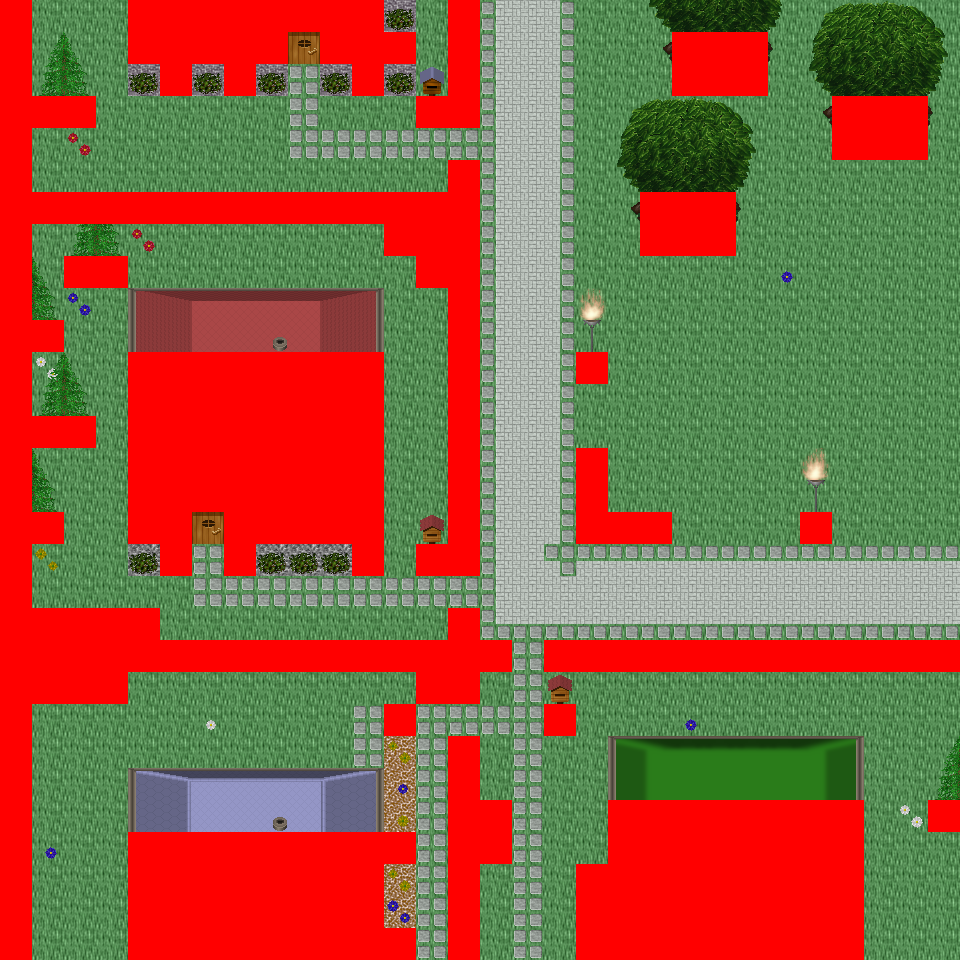

This is a level from a 2D game, rendered from its Tiled map with the project's own tilesets. A one-line summary and the map file follow, with tile-layer data summarised:
An orthogonal 30x30 tile map with 32x32 px tiles, 6 tile layers (Ground, Object, Object2, Above, ...), 60 tilesets and 10 objects (10x mapExit).

<map version="1.0" orientation="orthogonal" renderorder="right-down" width="30" height="30" tilewidth="32" tileheight="32" nextobjectid="11">
  <tileset firstgid="1" name="tileset_logic_collision" tilewidth="32" tileheight="32" tilecount="1" columns="1">
    <image source="../drawable/tileset_logic_collision.png" width="32" height="32" />
  </tileset>
  <tileset firstgid="2" name="tileset_building_decoration_orbpedestal" tilewidth="32" tileheight="32" tilecount="2" columns="1">
    <image source="../drawable/tileset_building_decoration_orbpedestal.png" width="32" height="64" />
  </tileset>
  <tileset firstgid="4" name="tileset_building_decoration_chimney" tilewidth="32" tileheight="32" tilecount="2" columns="1">
    <image source="../drawable/tileset_building_decoration_chimney.png" width="32" height="64" />
  </tileset>
  <tileset firstgid="6" name="tileset_item_statue_fairypool" tilewidth="32" tileheight="32" tilecount="16" columns="2">
    <image source="../drawable/tileset_item_statue_fairypool.png" width="64" height="256" />
  </tileset>
  <tileset firstgid="22" name="tileset_building_decoration_stone_details" tilewidth="32" tileheight="32" tilecount="4" columns="2">
    <image source="../drawable/tileset_building_decoration_stone_details.png" width="64" height="64" />
  </tileset>
  <tileset firstgid="26" name="tileset_building_door_closed" tilewidth="32" tileheight="32" tilecount="1" columns="1">
    <image source="../drawable/tileset_building_door_closed.png" width="32" height="32" />
  </tileset>
  <tileset firstgid="27" name="tileset_building_door_door" tilewidth="32" tileheight="32" tilecount="6" columns="3">
    <image source="../drawable/tileset_building_door_door.png" width="96" height="64" />
  </tileset>
  <tileset firstgid="33" name="tileset_building_fence_fence_chunky" tilewidth="32" tileheight="32" tilecount="21" columns="3">
    <image source="../drawable/tileset_building_fence_fence_chunky.png" width="96" height="224" />
  </tileset>
  <tileset firstgid="54" name="tileset_building_roof_blue" tilewidth="32" tileheight="32" tilecount="20" columns="5">
    <image source="../drawable/tileset_building_roof_blue.png" width="160" height="128" />
  </tileset>
  <tileset firstgid="74" name="tileset_building_roof_green" tilewidth="32" tileheight="32" tilecount="20" columns="5">
    <image source="../drawable/tileset_building_roof_green.png" width="160" height="128" />
  </tileset>
  <tileset firstgid="94" name="tileset_building_roof_red" tilewidth="32" tileheight="32" tilecount="20" columns="5">
    <image source="../drawable/tileset_building_roof_red.png" width="160" height="128" />
  </tileset>
  <tileset firstgid="114" name="tileset_building_roof_red2" tilewidth="32" tileheight="32" tilecount="20" columns="5">
    <image source="../drawable/tileset_building_roof_red2.png" width="160" height="128" />
  </tileset>
  <tileset firstgid="134" name="tileset_building_roof_roof_borders" tilewidth="32" tileheight="32" tilecount="9" columns="3">
    <image source="../drawable/tileset_building_roof_roof_borders.png" width="96" height="96" />
  </tileset>
  <tileset firstgid="143" name="tileset_building_roof_yellow" tilewidth="32" tileheight="32" tilecount="20" columns="5">
    <image source="../drawable/tileset_building_roof_yellow.png" width="160" height="128" />
  </tileset>
  <tileset firstgid="163" name="tileset_building_window_window_long" tilewidth="32" tileheight="32" tilecount="3" columns="3">
    <image source="../drawable/tileset_building_window_window_long.png" width="96" height="32" />
  </tileset>
  <tileset firstgid="166" name="tileset_ground_cobbled_paving" tilewidth="32" tileheight="32" tilecount="1" columns="1">
    <image source="../drawable/tileset_ground_cobbled_paving.png" width="32" height="32" />
  </tileset>
  <tileset firstgid="167" name="tileset_ground_gravel" tilewidth="32" tileheight="32" tilecount="1" columns="1">
    <image source="../drawable/tileset_ground_gravel.png" width="32" height="32" />
  </tileset>
  <tileset firstgid="168" name="tileset_ground_stone_floors" tilewidth="32" tileheight="32" tilecount="6" columns="3">
    <image source="../drawable/tileset_ground_stone_floors.png" width="96" height="64" />
  </tileset>
  <tileset firstgid="174" name="tileset_ground_ground" tilewidth="32" tileheight="32" tilecount="33" columns="3">
    <image source="../drawable/tileset_ground_ground.png" width="96" height="352" />
  </tileset>
  <tileset firstgid="207" name="tileset_plant_bush_various_small" tilewidth="32" tileheight="32" tilecount="9" columns="3">
    <image source="../drawable/tileset_plant_bush_various_small.png" width="96" height="96" />
  </tileset>
  <tileset firstgid="216" name="tileset_plant_flower_daisy_blue" tilewidth="32" tileheight="32" tilecount="8" columns="2">
    <image source="../drawable/tileset_plant_flower_daisy_blue.png" width="64" height="128" />
  </tileset>
  <tileset firstgid="224" name="tileset_plant_flower_daisy_red" tilewidth="32" tileheight="32" tilecount="8" columns="2">
    <image source="../drawable/tileset_plant_flower_daisy_red.png" width="64" height="128" />
  </tileset>
  <tileset firstgid="232" name="tileset_plant_flower_daisy_white" tilewidth="32" tileheight="32" tilecount="8" columns="2">
    <image source="../drawable/tileset_plant_flower_daisy_white.png" width="64" height="128" />
  </tileset>
  <tileset firstgid="240" name="tileset_plant_flower_daisy_yellow" tilewidth="32" tileheight="32" tilecount="8" columns="2">
    <image source="../drawable/tileset_plant_flower_daisy_yellow.png" width="64" height="128" />
  </tileset>
  <tileset firstgid="248" name="tileset_plant_tree_spruce" tilewidth="32" tileheight="32" tilecount="6" columns="2">
    <image source="../drawable/tileset_plant_tree_spruce.png" width="64" height="96" />
  </tileset>
  <tileset firstgid="254" name="tileset_item_pot_pot_purple" tilewidth="32" tileheight="32" tilecount="1" columns="1">
    <image source="../drawable/tileset_item_pot_pot_purple.png" width="32" height="32" />
  </tileset>
  <tileset firstgid="255" name="tileset_item_pot_pot_tall" tilewidth="32" tileheight="32" tilecount="2" columns="1">
    <image source="../drawable/tileset_item_pot_pot_tall.png" width="32" height="64" />
  </tileset>
  <tileset firstgid="257" name="tileset_item_pot_small_barrel" tilewidth="32" tileheight="32" tilecount="2" columns="1">
    <image source="../drawable/tileset_item_pot_small_barrel.png" width="32" height="64" />
  </tileset>
  <tileset firstgid="259" name="tileset_item_postbox" tilewidth="32" tileheight="32" tilecount="4" columns="2">
    <image source="../drawable/tileset_item_postbox.png" width="64" height="64" />
  </tileset>
  <tileset firstgid="263" name="tileset_furniture_chair_wooden_pale" tilewidth="32" tileheight="32" tilecount="4" columns="2">
    <image source="../drawable/tileset_furniture_chair_wooden_pale.png" width="64" height="64" />
  </tileset>
  <tileset firstgid="267" name="tileset_furniture_table_wooden" tilewidth="32" tileheight="32" tilecount="1" columns="1">
    <image source="../drawable/tileset_furniture_table_wooden.png" width="32" height="32" />
  </tileset>
  <tileset firstgid="268" name="tileset_furniture_table_brick_base" tilewidth="32" tileheight="32" tilecount="3" columns="3">
    <image source="../drawable/tileset_furniture_table_brick_base.png" width="96" height="32" />
  </tileset>
  <tileset firstgid="271" name="tileset_furniture_light_iron_lamp" tilewidth="32" tileheight="32" tilecount="3" columns="1">
    <image source="../drawable/tileset_furniture_light_iron_lamp.png" width="32" height="96" />
  </tileset>
  <tileset firstgid="274" name="tileset_furniture_light_flames" tilewidth="32" tileheight="32" tilecount="6" columns="6">
    <image source="../drawable/tileset_furniture_light_flames.png" width="192" height="32" />
  </tileset>
  <tileset firstgid="280" name="tileset_furniture_sink_dark_side_on" tilewidth="32" tileheight="32" tilecount="6" columns="3">
    <image source="../drawable/tileset_furniture_sink_dark_side_on.png" width="96" height="64" />
  </tileset>
  <tileset firstgid="286" name="tileset_ground_grass_corners" tilewidth="32" tileheight="32" tilecount="24" columns="6">
    <image source="../drawable/tileset_ground_grass_corners.png" width="192" height="128" />
  </tileset>
  <tileset firstgid="310" name="tileset_ground_grass_edges" tilewidth="32" tileheight="32" tilecount="36" columns="12">
    <image source="../drawable/tileset_ground_grass_edges.png" width="384" height="96" />
  </tileset>
  <tileset firstgid="346" name="tileset_plant_tree_tree_fluffy" tilewidth="32" tileheight="32" tilecount="12" columns="4">
    <image source="../drawable/tileset_plant_tree_tree_fluffy.png" width="128" height="96" />
  </tileset>
  <tileset firstgid="358" name="tileset_ground_water_dungeon_water" tilewidth="32" tileheight="32" tilecount="30" columns="3">
    <image source="../drawable/tileset_ground_water_dungeon_water.png" width="96" height="320" />
  </tileset>
  <tileset firstgid="388" name="tileset_furniture_table_wooden_rectangular" tilewidth="32" tileheight="32" tilecount="9" columns="3">
    <image source="../drawable/tileset_furniture_table_wooden_rectangular.png" width="96" height="96" />
  </tileset>
  <tileset firstgid="397" name="tileset_item_statue_metal_and_stone" tilewidth="32" tileheight="32" tilecount="6" columns="3">
    <image source="../drawable/tileset_item_statue_metal_and_stone.png" width="96" height="64" />
  </tileset>
  <tileset firstgid="403" name="tileset_ground_fire_fire" tilewidth="32" tileheight="32" tilecount="27" columns="3">
    <image source="../drawable/tileset_ground_fire_fire.png" width="96" height="288" />
  </tileset>
  <tileset firstgid="430" name="tileset_furniture_table_bench" tilewidth="32" tileheight="32" tilecount="3" columns="3">
    <image source="../drawable/tileset_furniture_table_bench.png" width="96" height="32" />
  </tileset>
  <tileset firstgid="433" name="tileset_plant_bush_hosta" tilewidth="32" tileheight="32" tilecount="9" columns="3">
    <image source="../drawable/tileset_plant_bush_hosta.png" width="96" height="96" />
  </tileset>
  <tileset firstgid="442" name="tileset_plant_tree_tree_green" tilewidth="32" tileheight="32" tilecount="88" columns="8">
    <image source="../drawable/tileset_plant_tree_tree_green.png" width="256" height="352" />
  </tileset>
  <tileset firstgid="530" name="tileset_item_sign_large" tilewidth="32" tileheight="32" tilecount="15" columns="5">
    <image source="../drawable/tileset_item_sign_large.png" width="160" height="96" />
  </tileset>
  <tileset firstgid="545" name="tileset_building_wall_wall_brown" tilewidth="32" tileheight="32" tilecount="12" columns="3">
    <image source="../drawable/tileset_building_wall_wall_brown.png" width="96" height="128" />
  </tileset>
  <tileset firstgid="557" name="tileset_ground_green_paving_4" tilewidth="32" tileheight="32" tilecount="3" columns="3">
    <image source="../drawable/tileset_ground_green_paving_4.png" width="96" height="32" />
  </tileset>
  <tileset firstgid="560" name="tileset_item_swing" tilewidth="32" tileheight="32" tilecount="4" columns="2">
    <image source="../drawable/tileset_item_swing.png" width="64" height="64" />
  </tileset>
  <tileset firstgid="564" name="tileset_item_fishrods" tilewidth="32" tileheight="32" tilecount="12" columns="4">
    <image source="../drawable/tileset_item_fishrods.png" width="128" height="96" />
  </tileset>
  <tileset firstgid="576" name="tileset_logic_creature_human_kalavan" tilewidth="32" tileheight="32" tilecount="5" columns="5">
    <image source="../drawable/tileset_logic_creature_human_kalavan.png" width="160" height="32" />
  </tileset>
  <tileset firstgid="581" name="tileset_logic_creature_animal" tilewidth="32" tileheight="32" tilecount="32" columns="8">
    <image source="../drawable/tileset_logic_creature_animal.png" width="256" height="128" />
  </tileset>
  <tileset firstgid="613" name="tileset_building_decoration_numbers" tilewidth="32" tileheight="32" tilecount="20" columns="2">
    <image source="../drawable/tileset_building_decoration_numbers.png" width="64" height="320" />
  </tileset>
  <tileset firstgid="633" name="tileset_ground_green_paving" tilewidth="32" tileheight="32" tilecount="18" columns="3">
    <image source="../drawable/tileset_ground_green_paving.png" width="96" height="192" />
  </tileset>
  <tileset firstgid="651" name="tileset_item_huge_orb" tilewidth="32" tileheight="32" tilecount="16" columns="2">
    <image source="../drawable/tileset_item_huge_orb.png" width="64" height="256" />
  </tileset>
  <tileset firstgid="667" name="tileset_light_light_5x5" tilewidth="32" tileheight="32" tilecount="25" columns="5">
    <image source="../drawable/tileset_light_light_5x5.png" width="160" height="160" />
  </tileset>
  <tileset firstgid="692" name="tileset_light_dim_light_5x5" tilewidth="32" tileheight="32" tilecount="25" columns="5">
    <image source="../drawable/tileset_light_dim_light_5x5.png" width="160" height="160" />
  </tileset>
  <tileset firstgid="717" name="tileset_item_firewood" tilewidth="32" tileheight="32" tilecount="12" columns="3">
    <image source="../drawable/tileset_item_firewood.png" width="96" height="128" />
  </tileset>
  <tileset firstgid="729" name="tileset_logic_creature_fowl" tilewidth="32" tileheight="32" tilecount="6" columns="6">
    <image source="../drawable/tileset_logic_creature_fowl.png" width="192" height="32" />
  </tileset>
  <tileset firstgid="735" name="tileset_logic_creature_human_imperial" tilewidth="32" tileheight="32" tilecount="16" columns="8">
    <image source="../drawable/tileset_logic_creature_human_imperial.png" width="256" height="64" />
  </tileset>
  <layer name="Ground" width="30" height="30">
    <data>[900 cells, 900 non-empty, 5 distinct tile ids]</data>
  </layer>
  <layer name="Object" width="30" height="30">
    <data>[900 cells, 326 non-empty, 47 distinct tile ids]</data>
  </layer>
  <layer name="Object2" width="30" height="30">
    <data>[900 cells, 54 non-empty, 13 distinct tile ids]</data>
  </layer>
  <layer name="Above" width="30" height="30">
    <data>[900 cells, 231 non-empty, 89 distinct tile ids]</data>
  </layer>
  <layer name="Above2" width="30" height="30">
    <data>[900 cells, 16 non-empty, 3 distinct tile ids]</data>
  </layer>
  <layer name="Walkable" width="30" height="30">
    <data>[900 cells, 294 non-empty, 1 distinct tile ids]</data>
  </layer>
  <objectgroup name="MapEvents">
    <object id="1" name="north" type="mapExit" x="32" y="0" width="96" height="32">
      <properties>
        <property name="map" value="level_0_x68_y147" />
        <property name="x" value="1" />
        <property name="y" value="28" />
      </properties>
    </object>
    <object id="2" name="north2" type="mapExit" x="384" y="0" width="64" height="32">
      <properties>
        <property name="map" value="level_0_x68_y147" />
        <property name="x" value="12" />
        <property name="y" value="28" />
      </properties>
    </object>
    <object id="3" name="north3" type="mapExit" x="480" y="0" width="480" height="32">
      <properties>
        <property name="map" value="level_0_x68_y147" />
        <property name="x" value="15" />
        <property name="y" value="28" />
      </properties>
    </object>
    <object id="4" name="south" type="mapExit" x="32" y="928" width="96" height="32">
      <properties>
        <property name="map" value="level_0_x68_y149" />
        <property name="x" value="1" />
        <property name="y" value="1" />
      </properties>
    </object>
    <object id="5" name="south2" type="mapExit" x="416" y="928" width="32" height="32">
      <properties>
        <property name="map" value="level_0_x68_y149" />
        <property name="x" value="13" />
        <property name="y" value="1" />
      </properties>
    </object>
    <object id="6" name="south3" type="mapExit" x="480" y="928" width="96" height="32">
      <properties>
        <property name="map" value="level_0_x68_y149" />
        <property name="x" value="15" />
        <property name="y" value="1" />
      </properties>
    </object>
    <object id="7" name="south4" type="mapExit" x="864" y="928" width="96" height="32">
      <properties>
        <property name="map" value="level_0_x68_y149" />
        <property name="x" value="27" />
        <property name="y" value="1" />
      </properties>
    </object>
    <object id="8" name="east" type="mapExit" x="928" y="0" width="32" height="640">
      <properties>
        <property name="map" value="level_0_x69_y148" />
        <property name="x" value="1" />
        <property name="y" value="0" />
      </properties>
    </object>
    <object id="9" name="east2" type="mapExit" x="928" y="672" width="32" height="128">
      <properties>
        <property name="map" value="level_0_x69_y148" />
        <property name="x" value="1" />
        <property name="y" value="21" />
      </properties>
    </object>
    <object id="10" name="east3" type="mapExit" x="928" y="832" width="32" height="128">
      <properties>
        <property name="map" value="level_0_x69_y148" />
        <property name="x" value="1" />
        <property name="y" value="26" />
      </properties>
    </object>
  </objectgroup>
</map>
